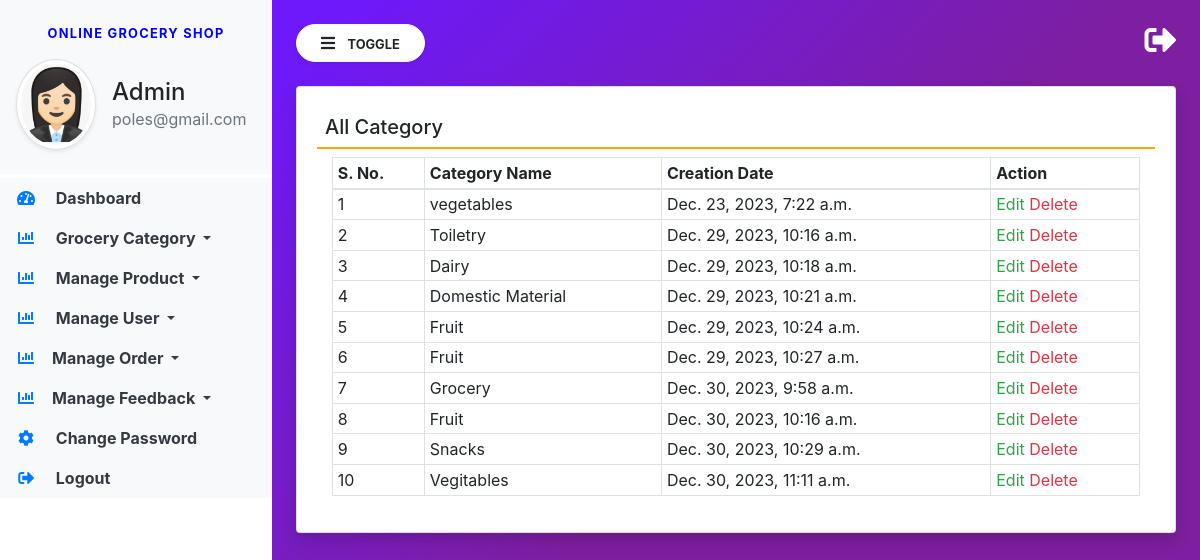
Screenshot of /view-category/ (signed in) with the database file from the repository.
### groceryapp/models.py (models this page shows, shortened)
class Category(models.Model):
    name = models.CharField(max_length=100, null=True, blank=True)
    created = models.DateTimeField(auto_now_add=True)

### groceryapp/views.py (the view)
# urls.py: path('view-category/', view_category, name="view_category"),
def view_category(request):
    if not request.user.is_staff:
        return redirect('admin_login')
    category = Category.objects.all()
    return render(request, 'view_category.html', locals())

### groceryapp/templates/view_category.html
{% extends 'admin_base.html' %}
{% block main  %}
<div class="card shadow">
    <div class="card-body">
        <h5 class="p-2" style="border-bottom: 2px solid orange;">All Category</h5>
        <div class="container-fluid">
            <table class="table table-bordered table-sm" id="example">
                <thead>
                <tr>
                    <th>S. No.</th>
                    <th>Category Name</th>
                    <th>Creation Date</th>
                    <th>Action</th>
                </tr>
                </thead>
                <tbody>
                {% for i in category %}
                <tr>
                    <td>{{forloop.counter}}</td>
                    <td>{{i.name}}</td>
                    <td>{{i.created}}</td>
                    <td>
                        <a href="{% url 'edit_category' i.id %}" class="text-success">Edit</a>
                        <a href="/delete-category/{{i.id}}/" class="text-danger"
                           onclick="return confirm('Are You Sure?')">Delete</a></td>
                </tr>
                {% endfor %}
                </tbody>
            </table>
        </div>
    </div>
</div>
{% endblock %}

### groceryapp/templates/admin_base.html (shortened to what this page needs)
{% load static %}
<html lang="en">
<head>
    <link rel="stylesheet" href="https://maxcdn.bootstrapcdn.com/bootstrap/4.3.1/css/bootstrap.min.css">
    <link rel="stylesheet" href="https://use.fontawesome.com/releases/v5.6.3/css/all.css"
>
    <link rel="stylesheet" type="text/css" href="{% static 'css/sidebar.css' %}">
</head>
<body>
<div class="vertical-nav bg-white" id="sidebar">
    <div class="py-4 px-3 mb-1 bg-light">
        <p class="font-weight-bold text-uppercase px-3 small dashboard-text text-center">Online Grocery Shop</p>
        <div class="media d-flex align-items-center">
            <img src="{% static 'images/adminlogo.png' %}" width="80" height="80"
                 class="mr-3 rounded-circle img-thumbnail shadow-sm">
            <div class="media-body">
                <h4 class="mb-0">Admin</h4>
                <p class="text-muted mb-0">{{request.user.email}}</p>
            </div>
        </div>
    </div>
    <ul class="nav flex-column bg-white">
        <li class="nav-item">
            <a href="/admindashboard/" class="nav-link text-dark bg-light">
                <i class="fas fa-tachometer-alt fa-fw mr-3 text-primary"></i>
                Dashboard
            </a>
        </li>
        <li class="nav-item dropdown">
            <a class="nav-link dropdown-toggle text-dark bg-light" href="#" id="navbardrop" data-toggle="dropdown">
                <i class="fas fa-chart-bar mr-3 text-primary fa-fw"></i> Grocery Category
            </a>
        </li>
        <li class="nav-item dropdown">
            <a class="nav-link dropdown-toggle text-dark bg-light" href="#" id="navbardrop" data-toggle="dropdown">
                <i class="fas fa-chart-bar mr-3 text-primary fa-fw"></i> Manage Product
            </a>
        </li>
        <li class="nav-item dropdown">
            <a class="nav-link dropdown-toggle text-dark bg-light" href="#" id="navbardrop" data-toggle="dropdown">
                <i class="fas fa-chart-bar mr-3 text-primary fa-fw"></i> Manage User
            </a>
        </li>
        <li class="nav-item dropdown">
            <a class="nav-link dropdown-toggle text-dark bg-light" href="#" id="navbardrop" data-toggle="dropdown">
                <i class="fas fa-chart-bar mr-3 text-primary fa-fw"></i>Manage Order
            </a>
        </li>
        <li class="nav-item dropdown">
            <a class="nav-link dropdown-toggle text-dark bg-light" href="#" id="navbardrop" data-toggle="dropdown">
                <i class="fas fa-chart-bar mr-3 text-primary fa-fw"></i>Manage Feedback
            </a>
        </li>
        <li class="nav-item">
            <a href="/admin-change-password/" class="nav-link text-dark bg-light">
                <i class="fas fa-cog mr-3 text-primary fa-fw"></i>
                Change Password
            </a>
        </li>
        <li class="nav-item">
            <a href="/logout/" class="nav-link text-dark bg-light">
                <i class="fas fa-sign-out-alt mr-3 text-primary fa-fw"></i>
                Logout
            </a>
        </li>
    </ul>
</div>
<div class="page-content p-4" id="content">
    <a href="/logout/" title="logout" class="float-right text-white"><i class="fas fa-sign-out-alt fa-2x"></i></a>
    <button id="sidebarCollapse" type="button" class="btn btn-light bg-white rounded-pill shadow-sm px-4 mb-4">
        <i class="fas fa-bars mr-2"></i>
        <small class="text-uppercase font-weight-bold">Toggle</small>
    </button>
    {% block main %}
    {% endblock %}
</div>
</body>
</html>

### groceryapp/static/css/sidebar.css (style rules this page uses)
body { background-image : linear-gradient(135.9deg,rgba(109,25,252,1) 16.4%,rgba(125,31,160,1) 56.1%); min-height:100vh; }
.vertical-nav { min-width : 17rem; width : 17rem; height:100vh; position:fixed; top:0; left:0; transition: all 0.4s; }
.page-content { width:calc(100% - 17rem); margin-left:17rem; transition:all 0.4s; }
.dashboard-text { letter-spacing : 0.1em; color : blue; }
.nav-link { font-weight : bold; }

### rows the page displays
Category: name "vegetables", created "Dec. 23, 2023, 7:22 a.m."
Category: name "Toiletry", created "Dec. 29, 2023, 10:16 a.m."
Category: name "Dairy", created "Dec. 29, 2023, 10:18 a.m."
Category: name "Domestic Material", created "Dec. 29, 2023, 10:21 a.m."
Category: name "Fruit", created "Dec. 29, 2023, 10:24 a.m."
Category: name "Fruit", created "Dec. 29, 2023, 10:27 a.m."
Category: name "Grocery", created "Dec. 30, 2023, 9:58 a.m."
Category: name "Fruit", created "Dec. 30, 2023, 10:16 a.m."
Category: name "Snacks", created "Dec. 30, 2023, 10:29 a.m."
Category: name "Vegitables", created "Dec. 30, 2023, 11:11 a.m."

### other values shown
{{ request.user.email }} "poles@gmail.com"
